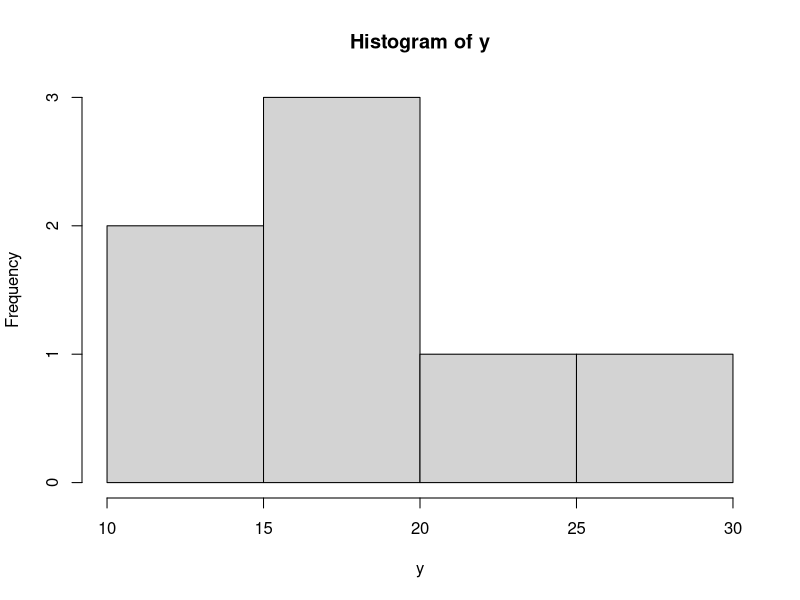
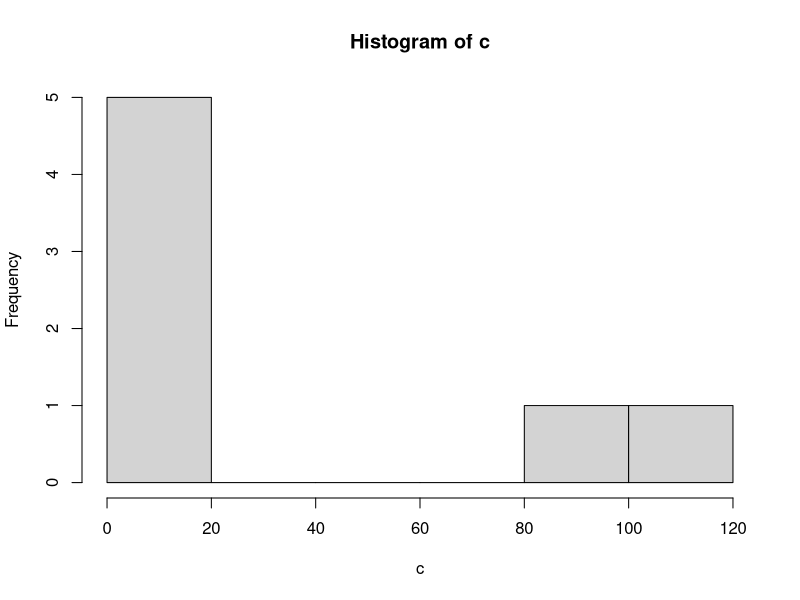
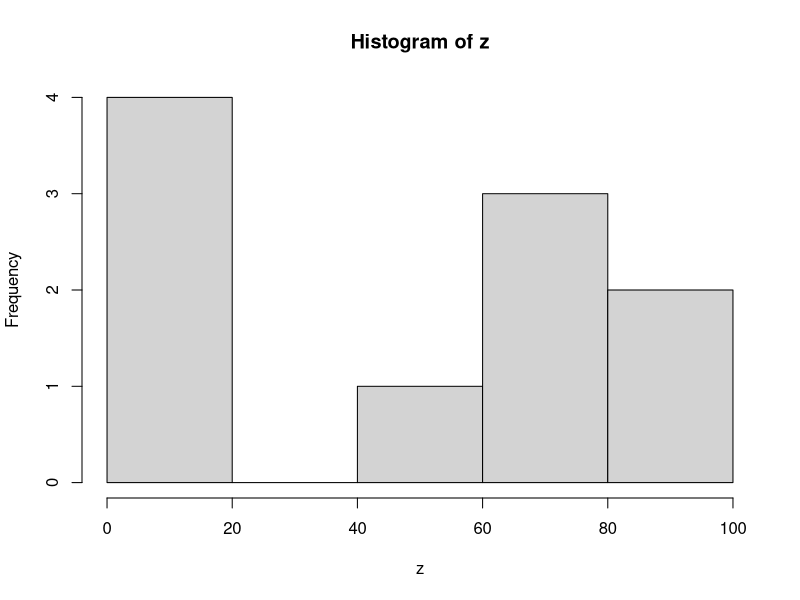
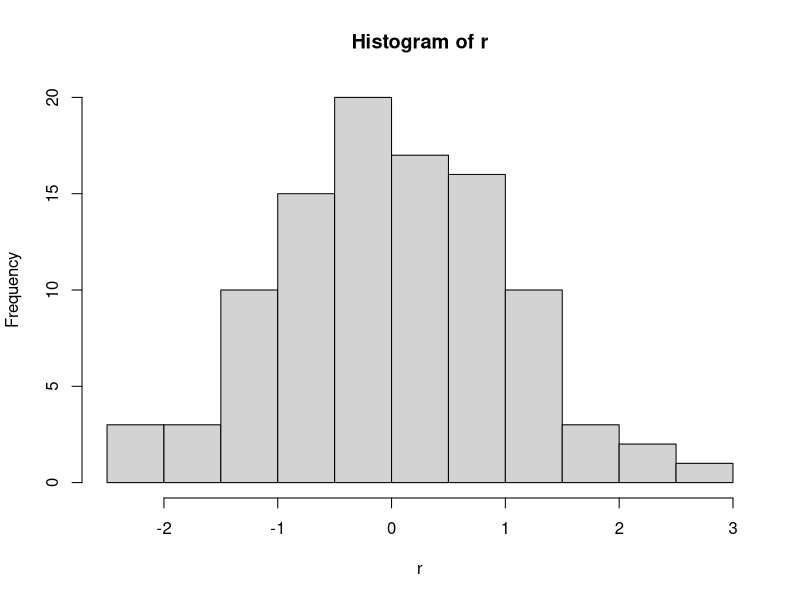
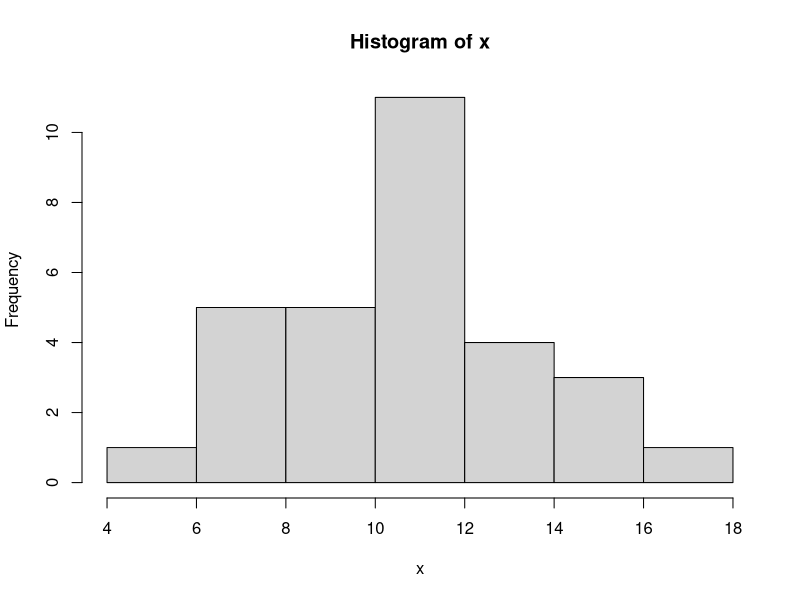

Recreate these plots in R, in order.

c <- c(23,45,67,43,56)

#gozlem sayisi N, n

length(c)

# toplama 
sum(c)

# ortalama 

ort <-  sum(c) / length(c)
ort
mean(c)

#serbestlik derecesi 

#Gozlem sayisinin 1 eksigi = (N-1)


# 5 degerden olusan bir degiskenin ortalamasi  20 dir bu durumda biz 5 degerden 4 unu istedigim seklinde secebilirz
# ama 5. degeri zorunlu olarak kalandir yani diyelimki 1. <- 10, 2. <- 2, 3. <- 3, 4. <- 6 olursa 5. deger 79 olmak zorunda cunku digerlerine verdikten sonra 5. degeri secemeyiz 

#standard sapma 

c <-  c(12,34,56,34,23,45)
?sd()
mean(34)
sd(c)


# varyans 

x <-  c(12,14,10,11,13,17,16)

length(x)

sd(x)
mean(x)
sd(x)**2 # varyans ort. sapma orani 
var(x)





x <-  c(12,25,60,56,35,24,45)
length(x)

sd(x)
mean(x)

vary <-  var(x)
vary



# medyan -aciklik-ceyreklik 


c <-  c(12,34,56,23,34,12,35)

median(c)
mean(c)


#aciklik

max(c) - min(c)
range(c) # E buyuk ve en kucuk u verir

r <-  range(c)
r[2] - r[1]

#ceyreklik 

quantile(c)
quantile(c, props = c(0.25, 0.5, 0.75))
quantile(c, props = c(0.10, 0.6, 0.95))


#Carpiklik katsayisi 


c <- c(12,13,14,15,16,100,120)

c
mean(c) #normal dagilim 
median(c) #arada aykiri degerler varsa medyan kullanimi daha dogru olur tercihi cogunkuktan yana kullanicaksak 


y <-  c(12,15,17,18,20,24,26)

mean(y)
median(y)

#ikisi yakin 


hist(y)
hist(c)

install.packages('e1071')
library(e1071)

skewness(c)



z <- c(1,2,3,4,60,70,70,80,90,100)

hist(z)

skewness(z)


#Frekans bir verideki tekrar sayisidir 

x <- c(12,12,13,13,14,14,13,12,12,15,15,16)
length(x)


unique(x) #tekrarlari cikar 
table(x) #frekans(tekrar) 
names(table(x))

t <- table(x)
t[1] # frekans tablosundaki 1. sutun 
t[[1]] #icindeki elemana erisiyoruz
t['12'] # 
class(t['12'])
t[['12']] # tekrar sayisisina erisiyoruz

class(t)

#Kayıp gözlemlerin hesaplamalara etkisi


x <-  c(12,13,14,15,NA)
sum(x)

sum(x, na.rm = T)
mean(x)
mean(x, na.rm = T)


sd(x)

sd(x, na.rm = T)


is.na(x)

which(is.na(x)) #hangi degerler NA


any(is.na(x)) #NA iceren degerler var demek 
mean(x, na.rm = any(is.na(x)))
n <- which(is.na(x))

x[n] = 0
x

x <-  c(12,13,14,15,NA)


x[is.na(x)] = 0
x



# Normal Dağılan Veriler
r <- rnorm(100)

#direk boyle calisinca s.sapma 1 ort. 0 alinir
length(r)
hist(r, )



x <- rnorm(30, mean=10, sd=3)
hist(x)


#example
data <- round(rnorm(100))
avrg <- sum(data) / length(data)
sd_ <- sd(data)
mean_ <- mean(data)
quantile(data , probs = c(0.25 , 0.75))

res <-sd_ - mean_
res
